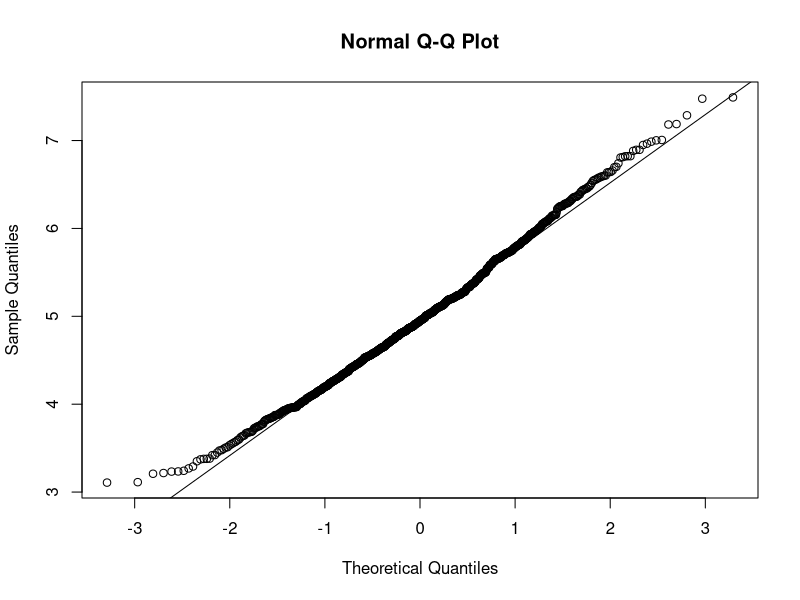
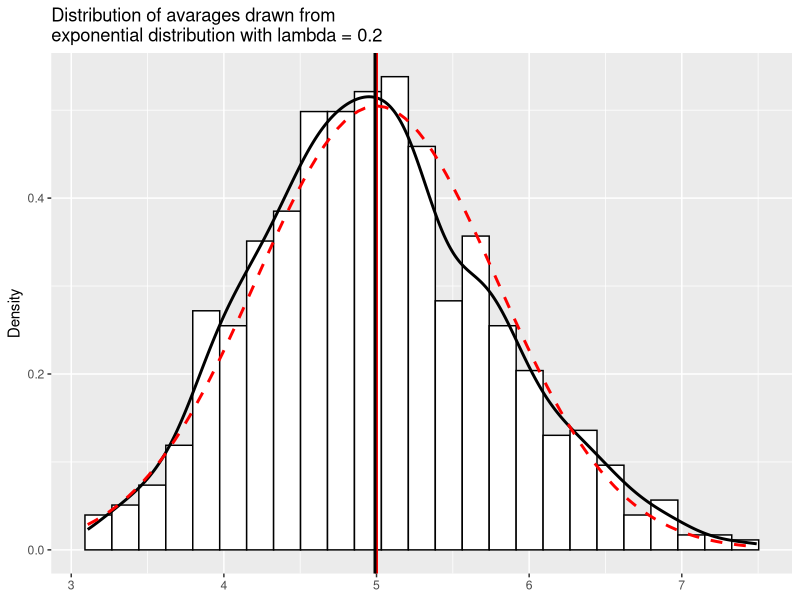

Recreate these plots in R, in order.
set.seed(1)
lambda <- 0.2
numSim <- 1000
sampleSize <- 40

#Simulating data
data = NULL
for (i in 1 : 1000){
      data = c(data, mean(rexp(40, rate = lambda)))
}

data <- as.data.frame(data)
colnames(data) <- "avarage"

#Creating theoretical distibution
xfit <- seq(min(data), max(data), length=100)
yfit <- dnorm(xfit, mean=1/lambda, sd=(1/lambda/sqrt(sampleSize)))

#Creating histogram of avarages
png(filename = "plot1.png", width = 500, height = 500)
library(ggplot2)
g <- ggplot(data, aes(avarage)) + 
      xlab(NULL) + ylab("Density") + 
      ggtitle("Distribution of avarages drawn from \nexponential distribution with lambda = 0.2")

g + 
      geom_histogram(aes(y = ..density..), binwidth = density(rowMeans(x = data))$bw, fill = "white", colour = "black") + 
      geom_density(colour = "black", size = 1) + 
      geom_vline(xintercept = 5, colour = "red", size = 1) +
      geom_vline(xintercept = mean(data$avarage), colour = "black", size = 1) + 
      geom_path(data = as.data.frame(yfit), x = xfit, y = yfit, colour = "red", linetype = 2, size = 1)
dev.off()

mean(data$avarage)
var(data$avarage)


qqnorm(data$avarage); qqline(data$avarage)
